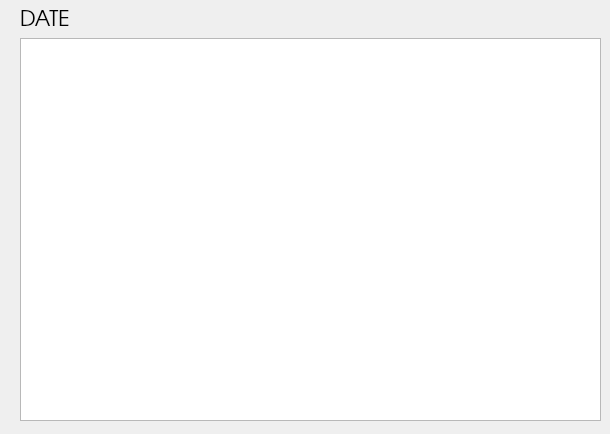
<?xml version="1.0" encoding="UTF-8"?>
<ui version="4.0">
 <class>Dialog</class>
 <widget class="QDialog" name="Dialog">
  <property name="geometry">
   <rect>
    <x>0</x>
    <y>0</y>
    <width>610</width>
    <height>434</height>
   </rect>
  </property>
  <property name="windowTitle">
   <string>Dialog</string>
  </property>
  <widget class="QWidget" name="verticalLayoutWidget">
   <property name="geometry">
    <rect>
     <x>20</x>
     <y>10</y>
     <width>581</width>
     <height>411</height>
    </rect>
   </property>
   <property name="font">
    <font>
     <family>URW Gothic L</family>
     <pointsize>16</pointsize>
    </font>
   </property>
   <layout class="QVBoxLayout" name="verticalLayout">
    <item>
     <widget class="QLabel" name="labelDate">
      <property name="font">
       <font>
        <family>URW Gothic L</family>
        <pointsize>16</pointsize>
       </font>
      </property>
      <property name="text">
       <string>DATE</string>
      </property>
     </widget>
    </item>
    <item>
     <widget class="QListWidget" name="listWidget">
      <property name="font">
       <font>
        <family>URW Gothic L</family>
        <pointsize>16</pointsize>
       </font>
      </property>
     </widget>
    </item>
   </layout>
  </widget>
 </widget>
 <resources/>
 <connections/>
</ui>
